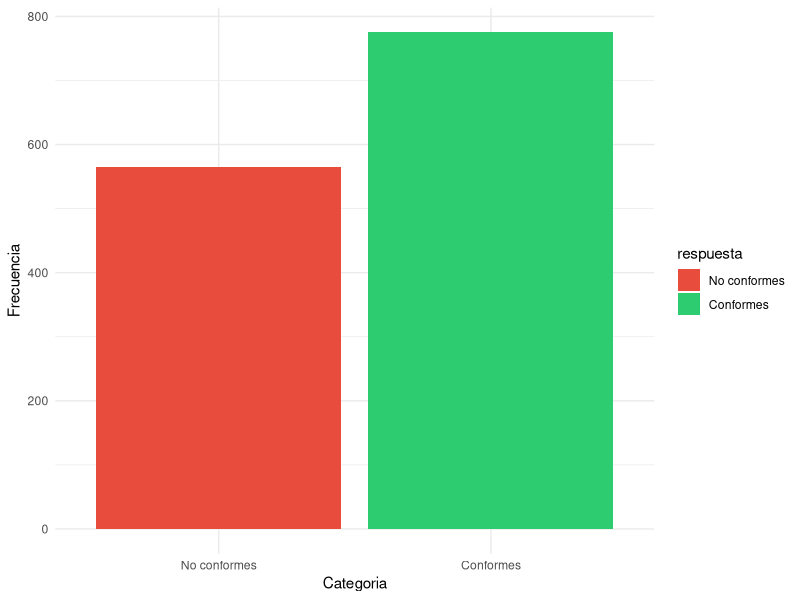
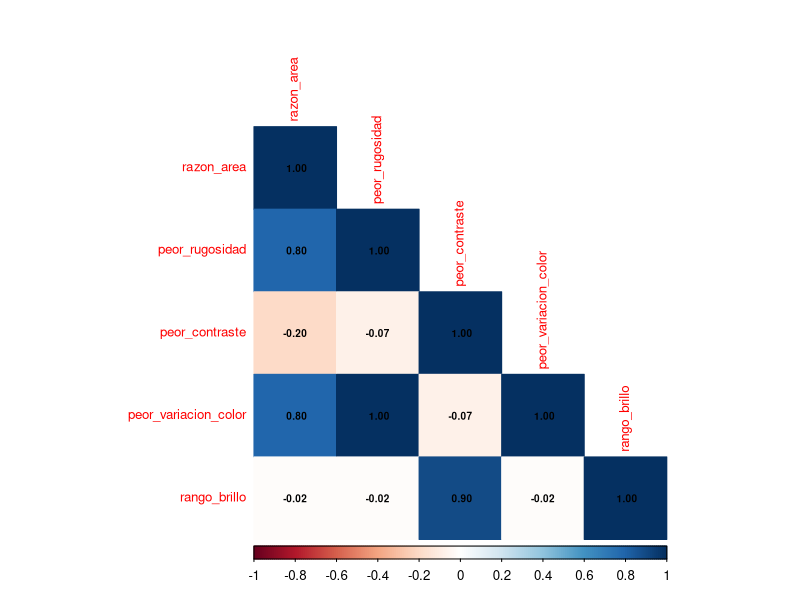
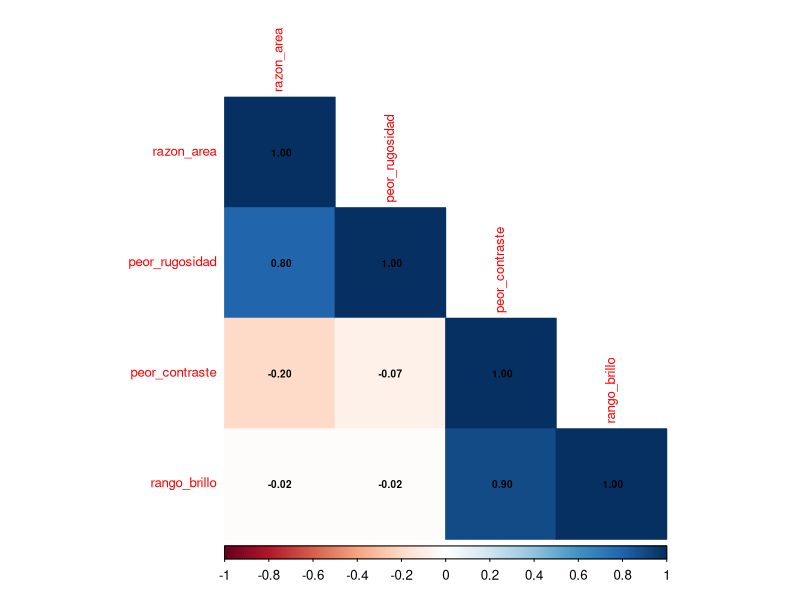
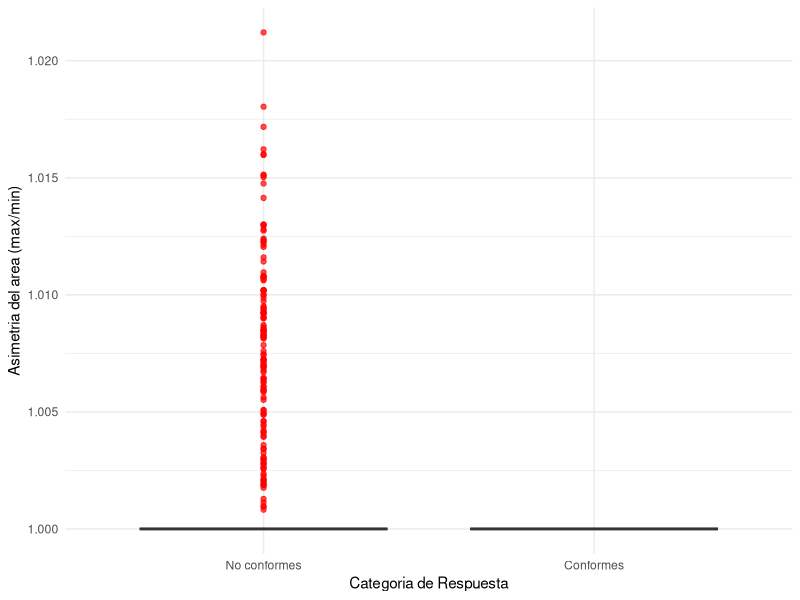
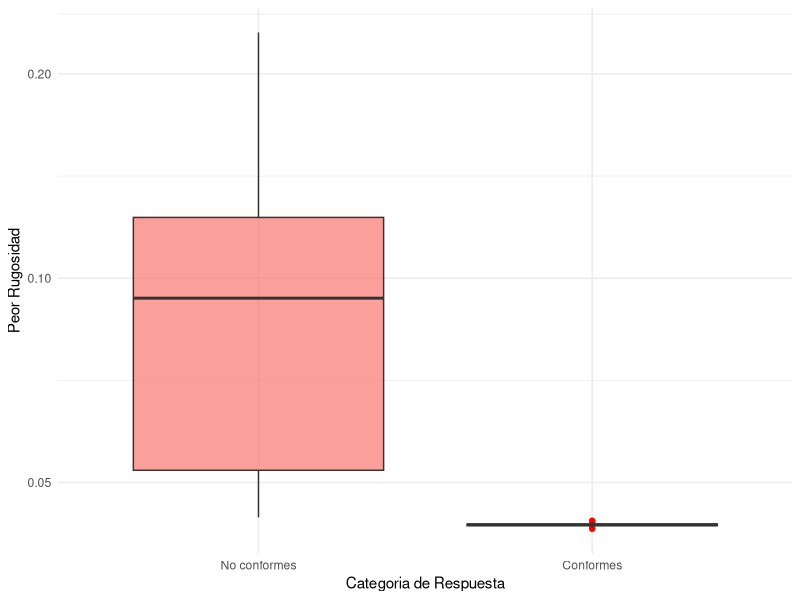
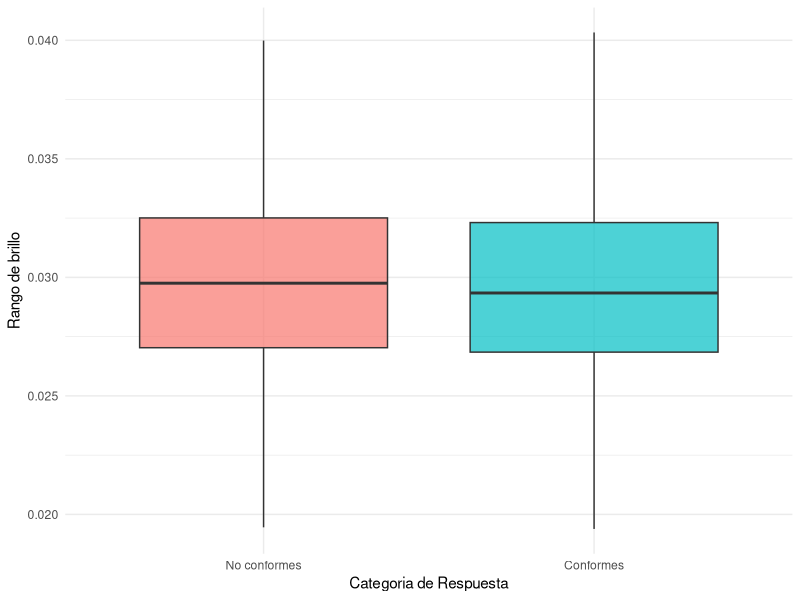
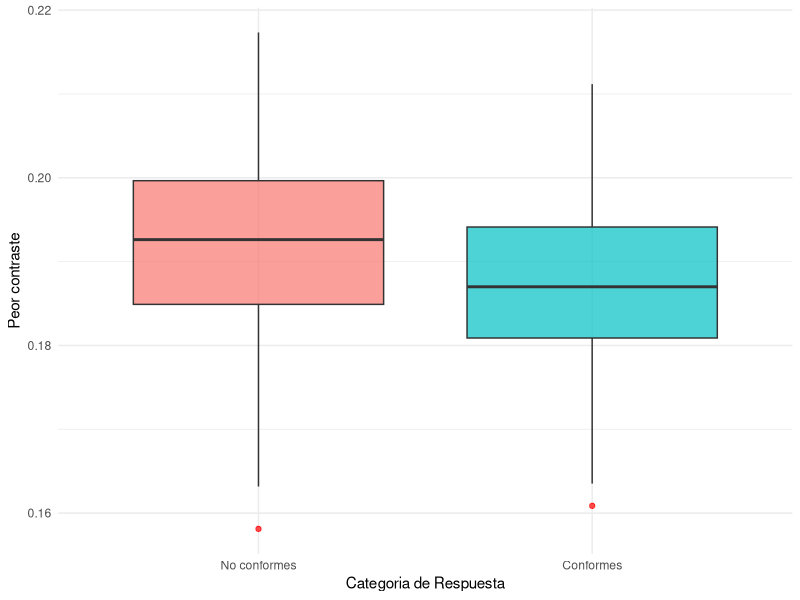
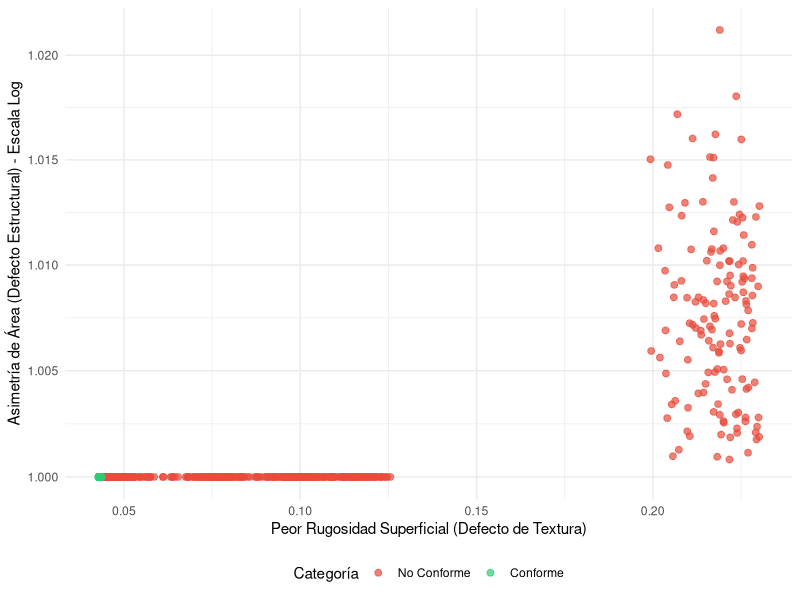

Recreate these plots in R, in order. (Note: this script raises an error after producing the figures.)
library(here)
library(ggplot2)
library(corrplot)
library(dplyr)

df_espumas <- read.csv(here("data", "processed", "dataset_espumas.csv"))
str(df_espumas)

# dicotomizamos la variable de respuesta
df_espumas$respuesta[df_espumas$respuesta == "No conforme"] <- 0
df_espumas$respuesta[df_espumas$respuesta == "Conforme"] <- 1

str(df_espumas)
summary(df_espumas)

# verificacion del balanceo de clases: para este caso, no hay
ggplot(df_espumas, aes(x = respuesta, fill = respuesta)) + 
  geom_bar() + scale_x_discrete(labels = c("0" = "No conformes", "1" = "Conformes")) + 
  scale_fill_manual(values = c("0" = "#e74c3c", "1" = "#2ecc71"), labels = c("No conformes", "Conformes")) +
  labs(x = "Categoria", y = "Frecuencia") + theme_minimal()

# armando la matriz de correlacion
num_df_espumas <- df_espumas%>%select(razon_area, peor_rugosidad, peor_contraste, peor_variacion_color, rango_brillo)

correlaciones_1 <- cor(num_df_espumas)

# se nota que entre peor_variacion_color y razon_area hay una correlacion
# perfecta. Esto es porque las imagenes estan en escalas de grises
# por tanto son virtualmente identicas. Podemos quitarla
corrplot(correlaciones_1, method="color", type="lower", addCoef.col="black", tl.cex=0.8, number.cex=0.6)

df_espumas$peor_variacion_color <- NULL

# Recalculamos la matriz
num_df_espumas_2 <- df_espumas%>%select(razon_area, peor_rugosidad, peor_contraste, rango_brillo)

correlaciones_2 <- cor(num_df_espumas_2)

corrplot(correlaciones_2, method="color", type="lower", addCoef.col="black", tl.cex=0.8, number.cex=0.6)

# boxplot

# razon areas
ggplot(df_espumas, aes(x = respuesta, y = razon_area, fill = respuesta)) +
  geom_boxplot(alpha = 0.7, outlier.color = "red") +
  theme(legend.position = "none") + scale_x_discrete(labels = c("No conformes", "Conformes")) + 
  labs(x = "Categoria de Respuesta", y = "Asimetria del area (max/min)") + theme_minimal() + scale_fill_discrete(guide = "none")

# peor rugosidad
ggplot(df_espumas, aes(x = respuesta, y = peor_rugosidad, fill = respuesta)) +
  geom_boxplot(alpha = 0.7, outlier.color = "red") + scale_x_discrete(labels = c("No conformes", "Conformes")) +
  theme_minimal() + labs(x = "Categoria de Respuesta", y = "Peor Rugosidad") + scale_y_log10() + 
  theme(legend.position = "none")

# rango de brillo
ggplot(df_espumas, aes(x = respuesta, y = rango_brillo, fill = respuesta)) +
  geom_boxplot(alpha = 0.7, outlier.color = "red") + scale_x_discrete(labels = c("No conformes", "Conformes")) +
  theme_minimal() + labs(x = "Categoria de Respuesta", y = "Rango de brillo") +
  theme(legend.position = "none")

# peor contraste
ggplot(df_espumas, aes(x = respuesta, y = peor_contraste, fill = respuesta)) +
  geom_boxplot(alpha = 0.7, outlier.color = "red") + scale_x_discrete(labels = c("No conformes", "Conformes")) +
  theme_minimal() + labs(x = "Categoria de Respuesta", y = "Peor contraste") +
  theme(legend.position = "none")

# este scatterplot nos permite poner en las espumas conformes y no conformes
# en relacion con la peor rugosidad superficial y la asimetria de area
# de aqui sacamos que hay espumas No conformes que son en terminos de area simetricas
# pero se desplazan a la derecha por asimetria en la rugosidad, fallan por textura.
# Y hay espumas No conformes que aunque no terminan de ser lisas por completo, fallan 
# por rumputaras o variaciones fuertes en la razon de sus areas.

# Se detecta que se puede predecir muy bien que espumas saldran como conformes o
# no conformes. Esto nos indica un fenomeno de separacion completa
ggplot(df_espumas, aes(x = peor_rugosidad, y = razon_area, color = as.factor(respuesta))) + 
  geom_point(alpha = 0.7, size = 2) + scale_y_log10() +  theme_minimal() +
  labs(x = "Peor Rugosidad Superficial (Defecto de Textura)", y = "Asimetría de Área (Defecto Estructural) - Escala Log") +
  scale_color_manual(name = "Categoría", values = c("0" = "#e74c3c", "1" = "#2ecc71"), 
                     labels = c("0" = "No Conforme", "1" = "Conforme")) +
  theme(legend.position = "bottom")

ggplot(df_espumas, aes(x = b, y = razon_area, color = as.factor(respuesta))) + 
  geom_point(alpha = 0.7, size = 2) + scale_y_log10() +  theme_minimal() +
  labs(x = "Peor Rugosidad Superficial (Defecto de Textura)", y = "Asimetría de Área (Defecto Estructural) - Escala Log") +
  scale_color_manual(name = "Categoría", values = c("0" = "#e74c3c", "1" = "#2ecc71"), 
                     labels = c("0" = "No Conforme", "1" = "Conforme")) +
  theme(legend.position = "bottom")

# prueba de multicolinealidad
cor.test(df_espumas$razon_area, df_espumas$peor_rugosidad)
cor.test(df_espumas$rango_brillo, df_espumas$peor_contraste)
cor.test(df_espumas$razon_area, df_espumas$rango_brillo)
cor.test(df_espumas$rango_brillo, df_espumas$peor_contraste)

# 
